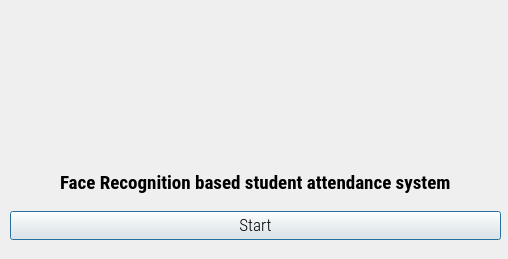
<?xml version="1.0" encoding="UTF-8"?>
<ui version="4.0">
 <class>Dialog</class>
 <widget class="QDialog" name="Dialog">
  <property name="geometry">
   <rect>
    <x>0</x>
    <y>0</y>
    <width>508</width>
    <height>259</height>
   </rect>
  </property>
  <property name="minimumSize">
   <size>
    <width>508</width>
    <height>259</height>
   </size>
  </property>
  <property name="maximumSize">
   <size>
    <width>508</width>
    <height>259</height>
   </size>
  </property>
  <property name="windowTitle">
   <string>Apple PBL Project</string>
  </property>
  <property name="windowIcon">
   <iconset resource="resource.qrc">
    <normaloff>:/icon/icon.png</normaloff>:/icon/icon.jpg</iconset>
  </property>
  <widget class="QLabel" name="logolabel">
   <property name="geometry">
    <rect>
     <x>0</x>
     <y>0</y>
     <width>500</width>
     <height>133</height>
    </rect>
   </property>
   <property name="text">
    <string/>
   </property>
   <property name="pixmap">
    <pixmap resource="resource.qrc">:/logo/logo.jpg</pixmap>
   </property>
  </widget>
  <widget class="QWidget" name="verticalLayoutWidget">
   <property name="geometry">
    <rect>
     <x>10</x>
     <y>160</y>
     <width>491</width>
     <height>80</height>
    </rect>
   </property>
   <layout class="QVBoxLayout" name="verticalLayout">
    <item>
     <layout class="QHBoxLayout" name="horizontalLayout">
      <item alignment="Qt::AlignHCenter">
       <widget class="QLabel" name="filelabel">
        <property name="font">
         <font>
          <family>Roboto Condensed</family>
          <pointsize>14</pointsize>
          <weight>75</weight>
          <bold>true</bold>
         </font>
        </property>
        <property name="text">
         <string>Face Recognition based student attendance system</string>
        </property>
       </widget>
      </item>
     </layout>
    </item>
    <item>
     <widget class="QPushButton" name="runButton">
      <property name="font">
       <font>
        <family>Roboto Condensed Light</family>
        <pointsize>13</pointsize>
       </font>
      </property>
      <property name="text">
       <string>Start</string>
      </property>
     </widget>
    </item>
   </layout>
  </widget>
 </widget>
 <resources>
  <include location="resource.qrc"/>
 </resources>
 <connections/>
</ui>
